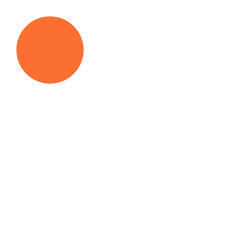
Frame 1 (no input)
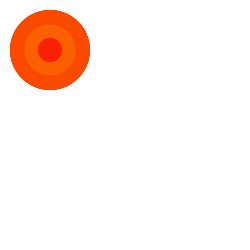
Frame 60 (the mouse pressed at the canvas centre just before this capture)
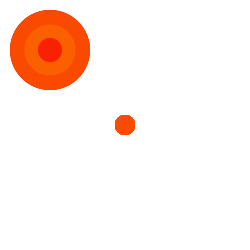
Frame 120 (the mouse held since frame 60 and released just before this capture)

The Processing sketch that drew these frames (run headless with seeded random() and noise(); from frame 60 on, the mouse is pressed at the canvas centre):

// Processing sketch: processing_100298
// ── processing_100298.pde

int counter;

void setup() {  //setup function called initially, only once
  size(250, 250);
  background(255);  //set background white
 colorMode(HSB);   //set colors to Hue, Saturation, Brightness mode
  counter = 0;
}

void draw() {  //draw function loops 
  counter++;
  noStroke();
  fill(random(20),255,250,205);
  
  if(mousePressed == true) { //add some interaction
    ellipse(mouseX, mouseY, 20, 20);
  }
  else {
    ellipse(50, 50, 80*sin(counter), 80*sin(counter));
  }
 
  }
